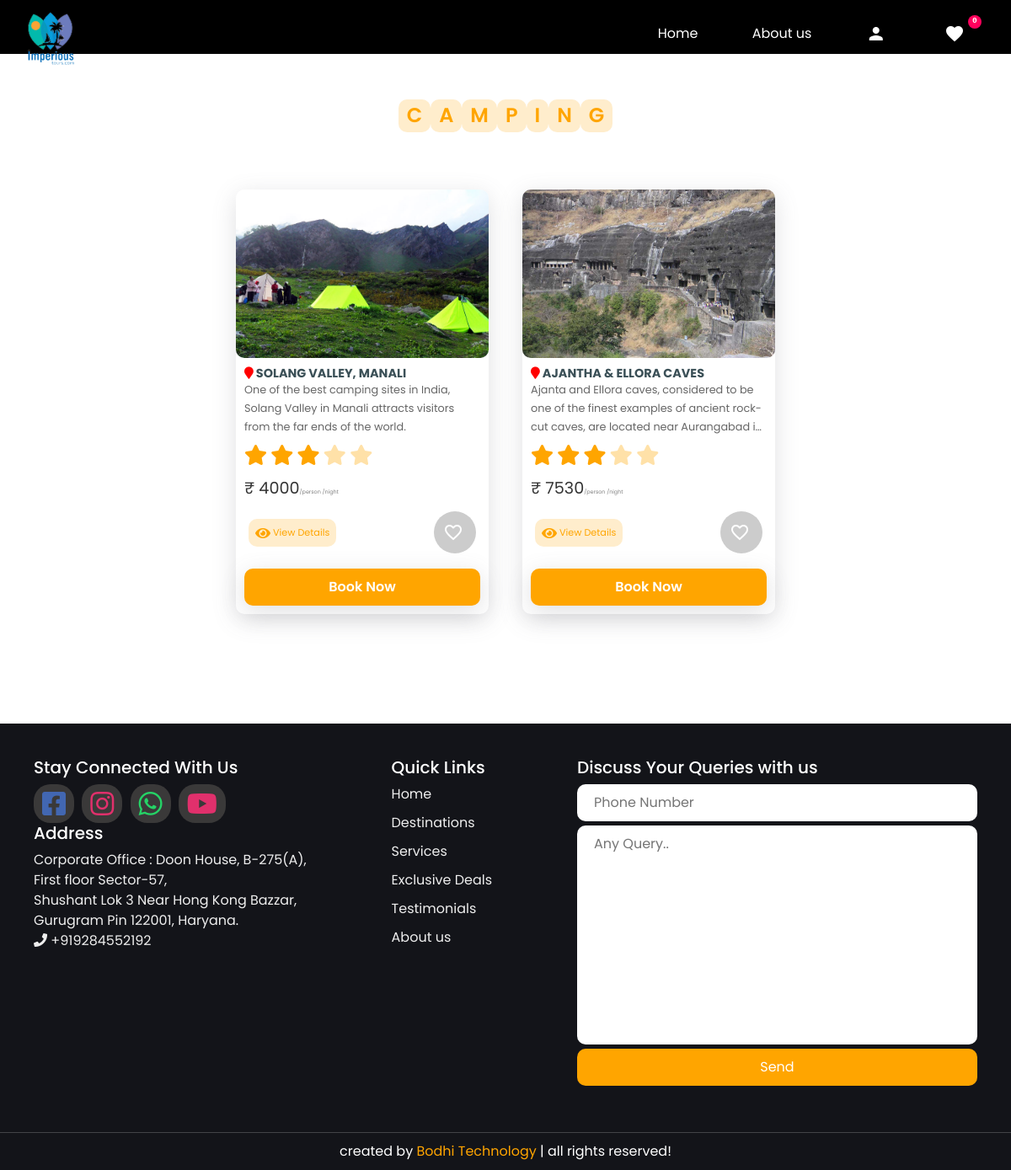
Screenshot of /templates/viewmore/5 with the database file from the repository.
### tables this page shows
CREATE TABLE `category` (
  `id` int(50) NOT NULL,
  `name` varchar(100) NOT NULL,
  `description` varchar(200) NOT NULL,
  `status` int(50) NOT NULL
);

CREATE TABLE `package` (
  `id` int(11) NOT NULL,
  `packageName` varchar(255) NOT NULL,
  `packageDesc` varchar(255) NOT NULL,
  `packagePrice` int(11) NOT NULL,
  `discount` float NOT NULL,
  `disType` varchar(10) NOT NULL,
  `packageType` int(11) NOT NULL,
  `packagePhoto` varchar(255) NOT NULL
);

### templates/include/functions.inc.php (called while the page is built, shortened)
    <?php
function getSafeVal($str){
  global $con;
  $str=strip_tags(mysqli_real_escape_string($con,htmlspecialchars($str)));
  return $str;
}
?>

### templates/viewmore.php (the view, shortened to what this page needs)
<?php
  include 'user_header.php';
  if(isset($_GET['id'])){
    $id=getSafeVal($_GET['id']);
  }
  else{
    redirect(SITE_PATH);
  }
?>
<div class="mt-5 pt-4">
<section class="packages mt-3" id="packages">
   <?php
            $packages=mysqli_query($con,"select package.*,category.name from package,category where package.packageType=category.id and package.packageType=$id");
             if(mysqli_num_rows($packages)>0){
               echo " <h1 class='heading'> ";
                $r=mysqli_fetch_assoc($packages);
                $cateName=$r['name'];
                for ($i=0; $i <strlen($cateName); $i++) {
                    if($cateName[$i]==" "){
                      echo "&nbsp;";
                    }
                    else{
                     echo "<span>".$cateName[$i]."</span>";
                    }
                }
            ?>
          </h1>
   <div class="box-container mt-5">
          <?php
               while ($pckgRow=mysqli_fetch_assoc($packages)) {
                ?>
          <div class="box">
             <img src="<?php echo SITE_PACKAGE_IMAGE.$pckgRow['packagePhoto'];  ?>" alt="">
              <div class="content">
                  <h4><i id="map" class="fa fa-map-marker"></i> <?php  echo $pckgRow['packageName']; ?> </h4>
                  <p><?php  echo $pckgRow['packageDesc']; ?></p>
                  <div class="stars">
                      <i class="fa fa-star checked"></i>
                      <i class="fa fa-star checked"></i>
                      <i class="fa fa-star checked"></i>
                      <i class="fa fa-star "></i>
                      <i class="fa fa-star "></i>
                  </div>
                  <div class="price">&#8377; <?php  echo $pckgRow['packagePrice']; ?><span style="font-size: .4rem;color:gray;">/person /night</span></div>
                  <div class="view-like">
                    <a class="view-details" href="<?php echo SITE_PATH.'templates/'; ?>viewDetails/<?php echo $pckgRow['id'];  ?>"><i class="fa fa-eye"></i> View Details</a>
                    <div class="like-wrapper">
                      <a href="javascript:void(0);" class="like-button <?php
                        $active='add';
                        ?>" onclick="manageFav('<?php echo $pckgRow['id']; ?>','<?php echo $active; ?>')" >
                        <i class="material-icons not-liked bouncy">favorite_border</i>
                      </a>
                  </div>
                  </div>
                  <?php
                      if(isset($_SESSION['CURRENT_USER_ID'])){
                  ?>
                  <a href="<?php echo SITE_PATH.'templates/'; ?>bookTour/<?php echo $pckgRow['id'];  ?>"><button class="book-btn">Book Now</button></a>
                      <?php
                    }
                    else{
                      ?>
                       <a href="<?php echo SITE_PATH.'templates/'; ?>login"><button class="book-btn">Book Now</button></a>
                      <?php
                    }
                  ?>
              </div>
          </div>
          <?php
                }
              }
                ?>
</section>
</div>
<?php
  include 'user_footer.php';
?>

### templates/user_footer.php (shortened to what this page needs)
<footer class="footer">
  <div class="box-container">
    <div class="box">
      <h5>Stay Connected With Us</h5>
      <?php
        $adminSocial=mysqli_fetch_assoc(mysqli_query($con,"select * from admin"));
        $fb="";
        $insta="";
        $whatsapp="";
        $phone="";
        if($adminSocial>0){
          $phone=$adminSocial['phone'];
          $fb=$adminSocial['fb'];
          $insta=$adminSocial['insta'];
          $whatsapp=$adminSocial['whatsapp'];
          $youtube=$adminSocial['youtube'];
        }
      ?>
      <a href="<?php echo $fb;  ?>" target="_blank" class="d-inline">
      <i id="s-icon" class="fab fa-facebook-square" style="color:#4267B2"></i> </a>
      <a href="<?php echo $insta;  ?>" target="_blank" class="d-inline">
        <i  id="s-icon" class="fab fa-instagram" style="color:#e1306c"></i>
      </a>
      <a href="https://wa.me/+91<?php echo $whatsapp;  ?>" target="_blank" class="d-inline">
        <i  id="s-icon" class="fab fa-whatsapp"  style="color:#25D366"></i>
      </a>
      <a href="<?php echo $youtube;  ?>" target="_blank" class="d-inline">
        <i  id="s-icon" class="fab fa-youtube" style="color:#e1306c"></i>
      </a>
      <h5>Address</h5>
      <p class="address">
        Corporate Office :
        Doon House, B-275(A),<br>First floor Sector-57,<br>Shushant Lok 3 Near Hong Kong Bazzar,<br>Gurugram Pin 122001, Haryana.
       <br><i class="fa fa-phone"></i> +91<?php echo $phone;  ?></p>
    </div>
      <div class="box">
        <h5>Quick Links</h5>
        <a href="<?php echo SITE_PATH; ?>">Home</a>
        <a href="<?php echo SITE_PATH; ?>#packages">Destinations</a>
        <a href="<?php echo SITE_PATH; ?>#services">Services</a>
        <a href="<?php echo SITE_PATH; ?>#offers">Exclusive Deals</a>
        <a href="<?php echo SITE_PATH; ?>#review">Testimonials</a>
        <a href="<?php echo SITE_PATH; ?>#about">About us</a>
      </div>
      <div class="box">
        <h5>Discuss Your Queries with us</h5>
        <form method="POST" action="">
          <input type="text" name="phone" id="phone" placeholder="Phone Number" required>
          <textarea name="query" id="query" cols="30" rows="10" placeholder="Any Query.." required></textarea>
          <button class="query-btn"  type="submit" name="submitQuery">Send</button>
        </form>
        </div>
  </div>
  <p class="credit"> created by <span> Bodhi Technology </span> | all rights reserved! </p>
</footer>
</body>
</html>

### asset/css_user/destination-details-css.css (style rules this page uses)
* { margin: 0; padding: 0; box-sizing: border-box; }
html { scroll-behavior: smooth; }
body { font-family: Poppins; margin: 0; padding: 0; background-color: #fff; animation: fadeInAnimation ease 3s; }
.material-icons { vertical-align: middle; margin-right: 5px; }

### rows the page displays
category: name "C", name "A", name "M", name "P", name "I", name "N", name "G"
package: packagePhoto (picture), packageName "SOLANG VALLEY, MANALI", packageDesc "One of the best camping sites in India, Solang Valley in Manali attracts visitors from the far ends of the world.", packagePrice "4000"
package: packagePhoto (picture), packageName "AJANTHA & ELLORA CAVES", packageDesc "Ajanta and Ellora caves, considered to be one of the finest examples of ancient rock-cut caves, are located near Aurangabad…", packagePrice "7530"

### other values shown
$fav_count "0"
$phone "9284552192"
